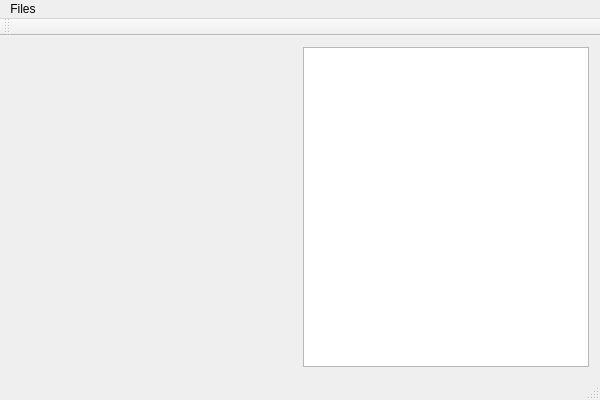
<?xml version="1.0" encoding="UTF-8"?>
<ui version="4.0">
 <class>BoltEditorClass</class>
 <widget class="QMainWindow" name="BoltEditorClass">
  <property name="geometry">
   <rect>
    <x>0</x>
    <y>0</y>
    <width>600</width>
    <height>400</height>
   </rect>
  </property>
  <property name="windowTitle">
   <string>BoltEditor</string>
  </property>
  <widget class="QWidget" name="centralWidget">
   <layout class="QHBoxLayout" name="horizontalLayout_2">
    <item>
     <widget class="MyCanvas" name="widget" native="true"/>
    </item>
    <item>
     <layout class="QVBoxLayout" name="verticalLayout">
      <item>
       <widget class="QListView" name="listView">
        <property name="sizePolicy">
         <sizepolicy hsizetype="Preferred" vsizetype="Expanding">
          <horstretch>0</horstretch>
          <verstretch>0</verstretch>
         </sizepolicy>
        </property>
       </widget>
      </item>
     </layout>
    </item>
   </layout>
  </widget>
  <widget class="QMenuBar" name="menuBar">
   <property name="geometry">
    <rect>
     <x>0</x>
     <y>0</y>
     <width>600</width>
     <height>21</height>
    </rect>
   </property>
   <widget class="QMenu" name="menuFiles">
    <property name="title">
     <string>Files</string>
    </property>
    <addaction name="actionExit"/>
   </widget>
   <addaction name="menuFiles"/>
  </widget>
  <widget class="QToolBar" name="mainToolBar">
   <attribute name="toolBarArea">
    <enum>TopToolBarArea</enum>
   </attribute>
   <attribute name="toolBarBreak">
    <bool>false</bool>
   </attribute>
  </widget>
  <widget class="QStatusBar" name="statusBar"/>
  <action name="actionExit">
   <property name="text">
    <string>Exit</string>
   </property>
  </action>
 </widget>
 <layoutdefault spacing="6" margin="11"/>
 <customwidgets>
  <customwidget>
   <class>MyCanvas</class>
   <extends>QWidget</extends>
   <header>BoltQtWidgets/Editor.BoltQtWidgets.TestCanvas.h</header>
   <container>1</container>
  </customwidget>
 </customwidgets>
 <resources>
  <include location="../BoltQtResourceFiles/Editor.BoltQtResourceFiles.BoltEditor.qrc"/>
 </resources>
 <connections/>
</ui>
